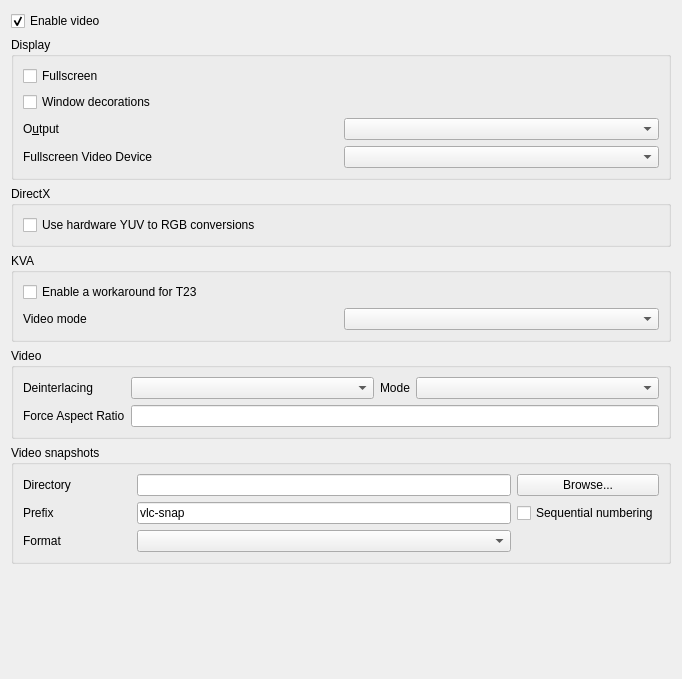
<?xml version="1.0" encoding="UTF-8"?>
<ui version="4.0">
 <author>Jean-Baptiste Kempf</author>
 <class>SPrefsVideo</class>
 <widget class="QWidget" name="SPrefsVideo">
  <property name="geometry">
   <rect>
    <x>0</x>
    <y>0</y>
    <width>682</width>
    <height>679</height>
   </rect>
  </property>
  <property name="windowTitle">
   <string>Form</string>
  </property>
  <layout class="QVBoxLayout" name="verticalLayout_3">
   <item>
    <widget class="QCheckBox" name="enableVideo">
     <property name="text">
      <string>Enable video</string>
     </property>
     <property name="checked">
      <bool>true</bool>
     </property>
    </widget>
   </item>
   <item>
    <widget class="QWidget" name="videoZone" native="true">
     <layout class="QVBoxLayout" name="videoZoneLayout">
      <property name="leftMargin">
       <number>0</number>
      </property>
      <property name="topMargin">
       <number>0</number>
      </property>
      <property name="rightMargin">
       <number>0</number>
      </property>
      <property name="bottomMargin">
       <number>0</number>
      </property>
      <item>
       <widget class="QGroupBox" name="displayBox">
        <property name="title">
         <string>Display</string>
        </property>
        <layout class="QGridLayout" name="gridLayout">
         <item row="3" column="0">
          <widget class="QLabel" name="voutLabel">
           <property name="text">
            <string>O&amp;utput</string>
           </property>
           <property name="buddy">
            <cstring>outputModule</cstring>
           </property>
          </widget>
         </item>
         <item row="2" column="0">
          <widget class="QCheckBox" name="windowDecorations">
           <property name="text">
            <string>Window decorations</string>
           </property>
          </widget>
         </item>
         <item row="0" column="0">
          <widget class="QCheckBox" name="fullscreen">
           <property name="text">
            <string>Fullscreen</string>
           </property>
          </widget>
         </item>
         <item row="3" column="1">
          <widget class="QComboBox" name="outputModule">
           <property name="maxVisibleItems">
            <number>15</number>
           </property>
          </widget>
         </item>
         <item row="4" column="1">
          <widget class="QComboBox" name="fullscreenScreenBox"/>
         </item>
         <item row="4" column="0">
          <widget class="QLabel" name="fullscreenScreenLabel">
           <property name="text">
            <string>Fullscreen Video Device</string>
           </property>
           <property name="buddy">
            <cstring>fullscreenScreenBox</cstring>
           </property>
          </widget>
         </item>
        </layout>
       </widget>
      </item>
      <item>
       <widget class="QGroupBox" name="directXBox">
        <property name="title">
         <string>DirectX</string>
        </property>
        <layout class="QGridLayout" name="gridLayout_4">
         <item row="1" column="0">
          <widget class="QCheckBox" name="hwYUVBox">
           <property name="text">
            <string>Use hardware YUV to RGB conversions</string>
           </property>
          </widget>
         </item>
        </layout>
       </widget>
      </item>
      <item>
       <widget class="QGroupBox" name="kvaBox">
        <property name="title">
         <string>KVA</string>
        </property>
        <layout class="QGridLayout" name="gridLayout_3">
         <item row="0" column="0">
          <widget class="QCheckBox" name="kvaFixT23">
           <property name="text">
            <string>Enable a workaround for T23</string>
           </property>
          </widget>
         </item>
         <item row="1" column="0">
          <widget class="QLabel" name="kvaVideoModeLabel">
           <property name="text">
            <string>Video mode</string>
           </property>
           <property name="buddy">
            <cstring>kvaVideoMode</cstring>
           </property>
          </widget>
         </item>
         <item row="1" column="1">
          <widget class="QComboBox" name="kvaVideoMode"/>
         </item>
        </layout>
       </widget>
      </item>
      <item>
       <widget class="QGroupBox" name="groupBox_2">
        <property name="title">
         <string>Video</string>
        </property>
        <layout class="QGridLayout" name="gridLayout_1">
         <item row="0" column="0">
          <widget class="QLabel" name="deinterLabel">
           <property name="text">
            <string>Deinterlacing</string>
           </property>
           <property name="buddy">
            <cstring>deinterlaceBox</cstring>
           </property>
          </widget>
         </item>
         <item row="0" column="1">
          <widget class="QComboBox" name="deinterlaceBox">
           <property name="sizePolicy">
            <sizepolicy hsizetype="Expanding" vsizetype="Fixed">
             <horstretch>0</horstretch>
             <verstretch>0</verstretch>
            </sizepolicy>
           </property>
          </widget>
         </item>
         <item row="0" column="2">
          <widget class="QLabel" name="deinterModeLabel">
           <property name="sizePolicy">
            <sizepolicy hsizetype="Preferred" vsizetype="Preferred">
             <horstretch>0</horstretch>
             <verstretch>0</verstretch>
            </sizepolicy>
           </property>
           <property name="text">
            <string>Mode</string>
           </property>
           <property name="buddy">
            <cstring>deinterlaceModeBox</cstring>
           </property>
          </widget>
         </item>
         <item row="0" column="3">
          <widget class="QComboBox" name="deinterlaceModeBox">
           <property name="sizePolicy">
            <sizepolicy hsizetype="Expanding" vsizetype="Fixed">
             <horstretch>0</horstretch>
             <verstretch>0</verstretch>
            </sizepolicy>
           </property>
          </widget>
         </item>
         <item row="1" column="1" colspan="3">
          <widget class="QLineEdit" name="arLine"/>
         </item>
         <item row="1" column="0">
          <widget class="QLabel" name="arLabel">
           <property name="text">
            <string>Force Aspect Ratio</string>
           </property>
           <property name="buddy">
            <cstring>arLine</cstring>
           </property>
          </widget>
         </item>
        </layout>
       </widget>
      </item>
      <item>
       <widget class="QGroupBox" name="groupBox">
        <property name="title">
         <string>Video snapshots</string>
        </property>
        <layout class="QGridLayout" name="gridLayout_2">
         <item row="0" column="0">
          <widget class="QLabel" name="dirLabel">
           <property name="text">
            <string>Directory</string>
           </property>
           <property name="buddy">
            <cstring>snapshotsDirectory</cstring>
           </property>
          </widget>
         </item>
         <item row="0" column="1">
          <spacer name="horizontalSpacer">
           <property name="orientation">
            <enum>Qt::Horizontal</enum>
           </property>
           <property name="sizeType">
            <enum>QSizePolicy::Preferred</enum>
           </property>
           <property name="sizeHint" stdset="0">
            <size>
             <width>60</width>
             <height>20</height>
            </size>
           </property>
          </spacer>
         </item>
         <item row="0" column="2">
          <widget class="QLineEdit" name="snapshotsDirectory"/>
         </item>
         <item row="0" column="3">
          <widget class="QPushButton" name="snapshotsDirectoryBrowse">
           <property name="text">
            <string>Browse...</string>
           </property>
          </widget>
         </item>
         <item row="1" column="0">
          <widget class="QLabel" name="prefixLabel">
           <property name="text">
            <string>Prefix</string>
           </property>
           <property name="buddy">
            <cstring>snapshotsPrefix</cstring>
           </property>
          </widget>
         </item>
         <item row="1" column="2">
          <widget class="QLineEdit" name="snapshotsPrefix">
           <property name="text">
            <string>vlc-snap</string>
           </property>
          </widget>
         </item>
         <item row="1" column="3">
          <widget class="QCheckBox" name="snapshotsSequentialNumbering">
           <property name="text">
            <string>Sequential numbering</string>
           </property>
          </widget>
         </item>
         <item row="2" column="0">
          <widget class="QLabel" name="formatLabel">
           <property name="text">
            <string>Format</string>
           </property>
           <property name="buddy">
            <cstring>snapshotsFormat</cstring>
           </property>
          </widget>
         </item>
         <item row="2" column="2">
          <widget class="QComboBox" name="snapshotsFormat"/>
         </item>
        </layout>
       </widget>
      </item>
     </layout>
    </widget>
   </item>
   <item>
    <spacer name="verticalSpacer">
     <property name="orientation">
      <enum>Qt::Vertical</enum>
     </property>
     <property name="sizeHint" stdset="0">
      <size>
       <width>20</width>
       <height>40</height>
      </size>
     </property>
    </spacer>
   </item>
  </layout>
 </widget>
 <tabstops>
  <tabstop>enableVideo</tabstop>
  <tabstop>fullscreen</tabstop>
  <tabstop>windowDecorations</tabstop>
  <tabstop>outputModule</tabstop>
  <tabstop>fullscreenScreenBox</tabstop>
  <tabstop>hwYUVBox</tabstop>
  <tabstop>kvaFixT23</tabstop>
  <tabstop>kvaVideoMode</tabstop>
  <tabstop>deinterlaceBox</tabstop>
  <tabstop>deinterlaceModeBox</tabstop>
  <tabstop>arLine</tabstop>
  <tabstop>snapshotsDirectory</tabstop>
  <tabstop>snapshotsDirectoryBrowse</tabstop>
  <tabstop>snapshotsPrefix</tabstop>
  <tabstop>snapshotsSequentialNumbering</tabstop>
  <tabstop>snapshotsFormat</tabstop>
 </tabstops>
 <resources/>
 <connections/>
</ui>
